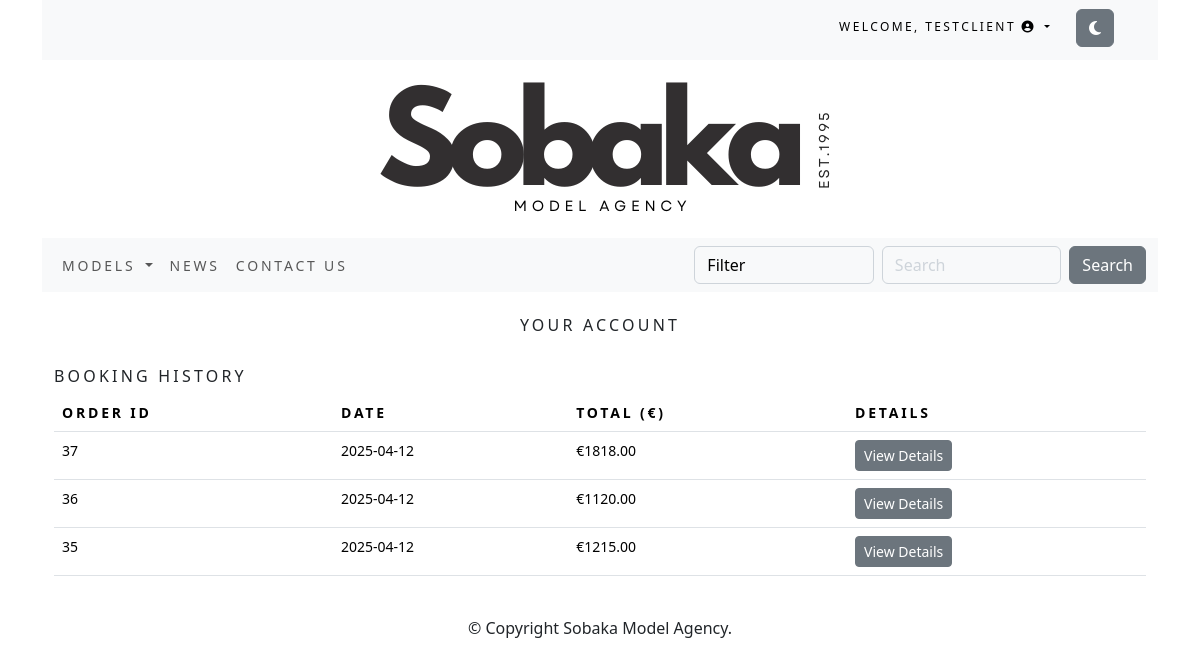
/accounts/profile/ (signed in), run on an earlier commit of the app's database.
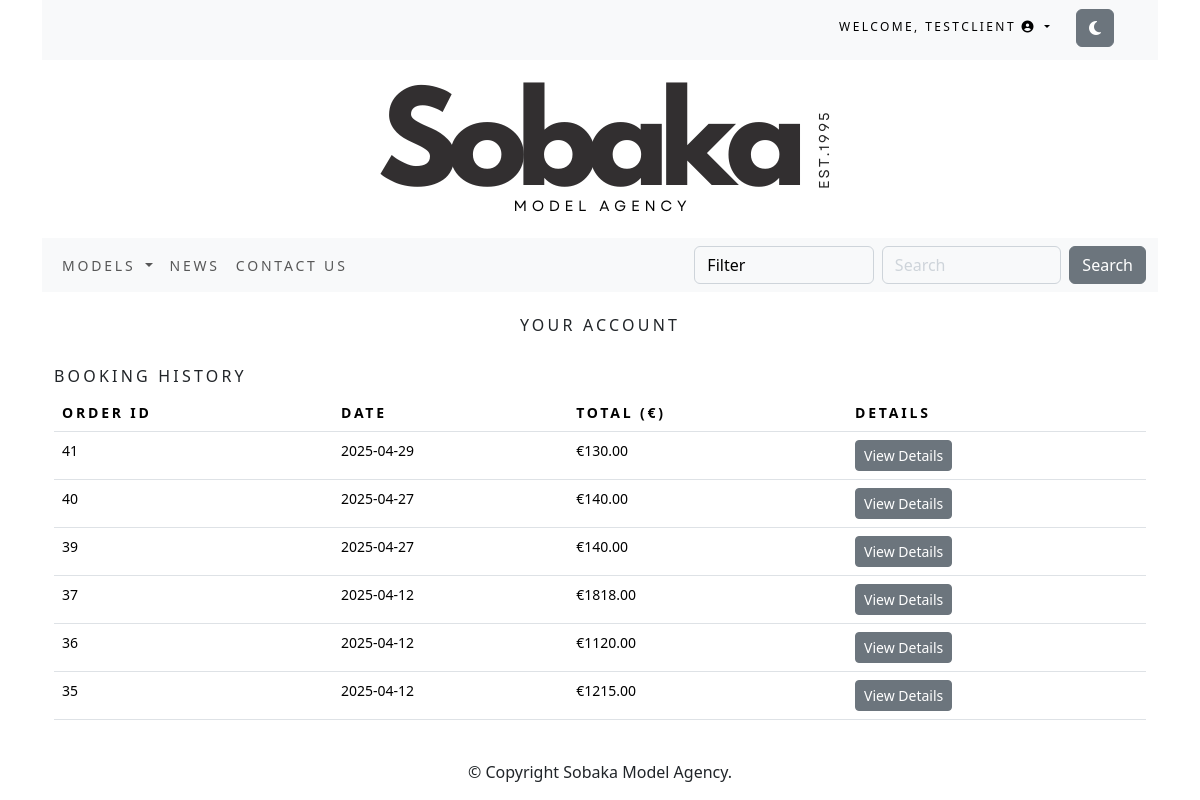
And on a later commit of the database.
### accounts/models.py (models this page shows)
class CustomUser(AbstractUser):
    permissions = models.BooleanField(default=False)

### order/models.py (models this page shows, shortened)
class Order(models.Model):
    token = models.CharField(max_length=250, blank=True)
    total = models.DecimalField(max_digits=10, decimal_places=2,
verbose_name='Euro Order Total')
    emailAddress = models.EmailField(max_length=250, blank=True,
verbose_name='Email Address')
    created = models.DateTimeField(auto_now_add=True)
    billingName = models.CharField(max_length=250, blank=True)
    billingAddress1 = models.CharField(max_length=250, blank=True)
    billingCity = models.CharField(max_length=250, blank=True)
    billingPostcode = models.CharField(max_length=10, blank=True)
    billingCountry = models.CharField(max_length=200, blank=True)
    shippingName = models.CharField(max_length=250, blank=True)
    shippingAddress1 = models.CharField(max_length=250, blank=True)
    shippingCity = models.CharField(max_length=250, blank=True)
    shippingPostcode = models.CharField(max_length=10, blank=True)
    shippingCountry = models.CharField(max_length=200, blank=True)
    class Meta:
        db_table = 'Order'
        ordering = ['-created']

### accounts/views.py (the view)
# urls.py: path('profile/', ProfileView.as_view(), name='profile'),
class ProfileView(LoginRequiredMixin, TemplateView):
    template_name = 'profile.html'
    def get_context_data(self, **kwargs):
        context = super().get_context_data(**kwargs)
        user = self.request.user
        user_orders = Order.objects.filter(emailAddress=user.email).order_by('-created')
        context['orders'] = user_orders
        if user.permissions:
            context['news_articles'] = NewsArticle.objects.all()
            context['humans'] = Human.objects.all()
            User = get_user_model()
            context['accounts'] = User.objects.exclude(id=user.id)
            context['vouchers'] = Voucher.objects.all()
        return context

### cart/context_processors.py (called while the page is built)
def counter(request):
    item_count = 0
    if 'admin' in request.path:
        return {}
    else:
        try:
            cart = Cart.objects.filter(cart_id=_cart_id(request))
            cart_items = CartItem.objects.all().filter(cart=cart[:1])
            for cart_item in cart_items:
                item_count += cart_item.duration
        except Cart.DoesNotExist:
            item_count = 0
    return {'item_count':item_count}

### cart/views.py (called while the page is built)
def _cart_id(request):
    cart = request.session.session_key
    if not cart:
        cart = request.session.create()
    return cart

### order/models.py (called while the page is built)
    def sub_total(self):
        return self.duration * self.price

### sobaka/context_processors.py (called while the page is built)
def menu_links(request):
    links = Category.objects.all()
    return {'links':links}

### sobaka/models.py (called while the page is built)
    def get_absolute_url(self):
        return reverse('sobaka:humans_by_category', args=[self.id])

### accounts/templates/profile.html (shortened to what this page needs)
{% extends "base.html" %}
{% load static %}
{% block content %}
<div class="container">
    <br>
    <h1 class="my_title text-center">Your Account</h1>
    <br>
    {% if not user.permissions %}
        <h2 class="my_title">Booking History</h2>
            {% if orders %}
                <table class="table my_custom_table">
                    <thead class="my_custom_thead">
                        <tr>
                            <th>Order ID</th>
                            <th>Date</th>
                            <th>Total (€)</th>
                            <th>Details</th>
                        </tr>
                    </thead>
                    <tbody>
                        {% for order in orders %}
                        <tr>
                            <td>{{ order.id }}</td>
                            <td>{{ order.created|date:"Y-m-d" }}</td>
                            <td>€{{ order.total }}</td>
                            <td>
                                <button class="btn btn-secondary btn-sm" type="button" data-bs-toggle="collapse" data-bs-target="#order-{{ order.id }}" aria-expanded="false" aria-controls="order-{{ order.id }}">
                                    View Details
                                </button>
                            </td>
                        </tr>
                        {% endfor %}
                    </tbody>
                </table>
            {% else %}
                <p>You have no booking history.</p>
            {% endif %}
    {% endif %}
            </div>
            <br>
{% endblock %}

### sobaka/templates/base.html (shortened to what this page needs)
{% load static %}
<!DOCTYPE html>
<html lang="en">
<head>
    <link rel="stylesheet" href="{% static 'css/custom.css' %}">
       <link href="https://cdn.jsdelivr.net/npm/bootstrap@5.3.3/dist/css/bootstrap.min.css" rel="stylesheet">
</head>
<body>
    <div class="container">
      <div class="container-fluid bg-light navbar-fixed-top my_top_navbar_div">
        {% include 'top-navbar.html' %}
      </div>
		  {% include 'header.html' %}
		  {% include 'navbar.html' %}
		  {% block content %}
		  {% endblock %}
		{% include 'footer.html' %}
    </div>
    <link rel="stylesheet" href="https://cdnjs.cloudflare.com/ajax/libs/font-awesome/6.6.0/css/all.min.css">
</body>
</html>

### accounts/templates/top-navbar.html (shortened to what this page needs)
{% load static %}
<div class="container">
    <div class="my_custom_menu">
        <ul>
            {% if user.is_authenticated %}
            <li>
                <a href="#" class="dropdown-toggle" data-bs-toggle="dropdown" aria-haspopup="true" aria-expanded="false">
                    Welcome, {{ user.username }} <i class="fas fa-user-circle"></i>
                </a>
            </li>
            {% endif %}
            <li>
                <button id="theme-toggle" class="btn btn-secondary">
                    <i id="theme-icon" class="fas fa-moon"></i>
                </button>
            </li>
        </ul>
    </div>
</div>

### sobaka/templates/header.html
{% load static %}
<header>
    <div style="text-align: center;">
        <a href="{% url 'sobaka:all_humans' %}">
            <img id="logo" class="logopic" src="{% static 'images/logo.png' %}" alt="Sobaka Model Agency Home Page">
        </a>
    </div>
</header>

### sobaka/templates/navbar.html (shortened to what this page needs)
<nav class="navbar navbar-expand-lg navbar-light bg-light">
  <div class="container-fluid">
    <div class="collapse navbar-collapse" id="navbarSupportedContent">
      <ul class="navbar-nav me-auto mb-2 mb-lg-0">
        <li class="nav-item dropdown">
          <a class="nav-link dropdown-toggle" href="#" id="navbarDropdown" role="button" data-bs-toggle="dropdown" aria-expanded="false">
            Models
          </a>
        </li>
        <li class="nav-item">
          <a class="nav-link" href="{% url 'sobaka:news' %}">News</a>
        </li>
        <li class="nav-item">
          <a class="nav-link" href="{% url 'sobaka:contact' %}">Contact Us</a>
        </li>
      </ul>
      <form class="d-flex" action="{% url 'search_app:searchResult'%}" method="get">
        <select name="attribute" class="form-control me-2" id="attribute-select">
          <option value="">Filter</option>
        </select>
        <input class="form-control me-2" type="search" placeholder="Search" aria-label="Search" name="q">
        <button class="btn btn-secondary my-2 my-sm-0" type="submit">Search</button>
      </form>
    </div>
  </div>
</nav>

### sobaka/templates/footer.html
<div class = "footer navbar-fixed-bottom my-footer">
	<p class = "text-center">&copy; Copyright Sobaka Model Agency.</p>
</div>

### static/css/custom.css (style rules this page uses)
.nav-item { letter-spacing: .2em; font-size: 14px; text-transform: uppercase; }
.logopic { height: 50%; }
.form-control { background-color: #f8f9fa !important; color: #000000 !important; border: 1px solid #ced4da !important; }
.form-control::placeholder { color: #ced4da !important; }
.my_title { font-size: 16px; text-transform: uppercase; letter-spacing: .2em; }
.my_top_navbar_div { height: 60px; line-height: 50px; }
.my_custom_menu { text-align: right !important; }
.my_custom_menu ul li { list-style: none; color: #000; text-transform: uppercase; letter-spacing: .2em; font-size: 12px; padding-right: 20px; display: inline; }
.my_custom_menu ul li a { text-decoration: none; color: #000; list-style: none; text-transform: uppercase; letter-spacing: .2em; font-size: 12px; }
.my_custom_table { min-width: 400px; font-size: 14px; }
.my_custom_thead { font-weight: normal; text-transform: uppercase; letter-spacing: .2em; background-color: #f8f9fa!important; }

What changed in the data, as far as the page shows it:
added Order: id "41", created "2025-04-29", total "130.00"
added Order: id "40", created "2025-04-27", total "140.00"
added Order: id "39", created "2025-04-27", total "140.00"
